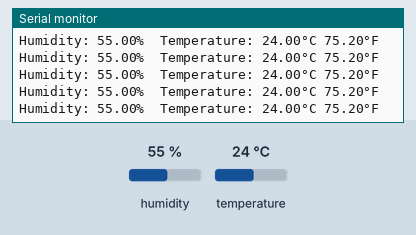
This sketch was run on a simulated Arduino Uno, built with avr-gcc and run on an emulated ATmega328P. Parts: the last lines printed to the serial monitor. The inputs (shaded band) are chosen by the test bench; at power-on: humidity 55 %, temperature 24 °C.

Above: at 2.8 s.
2.9 s: humidity set to 22 %
At 4.08 s:
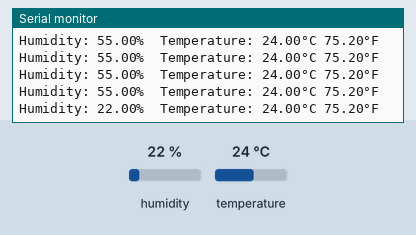
8.9 s: temperature set to 41 °C
At 8.96 s:
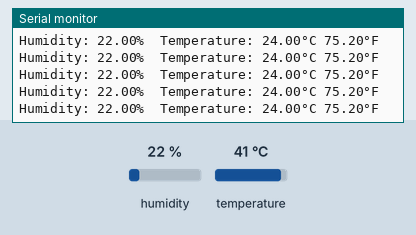
14.9 s: temperature set to 12 °C
At 14.97 s:
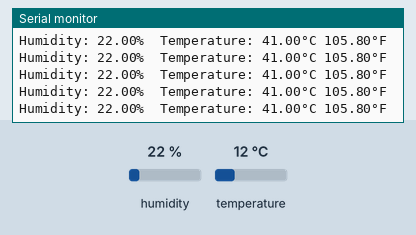
Timing chart, 0 to 17.9 s (numbered marks = the images above; inputs shaded):
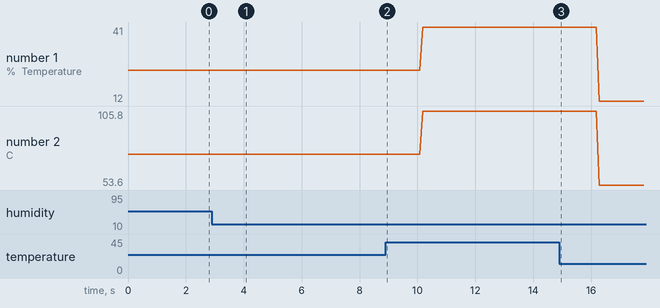

Measured:
- after the input at 2.9 s, the serial monitor: prints a new line after 1.2 s (image 1)
- plotted number 1: 24 → 41 after the input at 8.9 s, 41 → 12 after the input at 14.9 s
- plotted number 2: 75.2 → 105.8 after the input at 8.9 s, 105.8 → 53.6 after the input at 14.9 s

The sketch:

arduino_dht22.ino
```cpp
#include "DHT.h"

#define DHTTYPE DHT22

uint8_t DHTPin = 2;
DHT dht(DHTPin, DHTTYPE);

float Temperature;
float Humidity;
float Temp_Fahrenheit;

void setup() {
  Serial.begin(9600);
  pinMode(DHTPin, INPUT);
  dht.begin();
}

void loop(){

  Humidity = dht.readHumidity();
  // Read temperature as Celsius (the default)
  Temperature = dht.readTemperature();
  // Read temperature as Fahrenheit (isFahrenheit = true)
  Temp_Fahrenheit = dht.readTemperature(true);
  // Check if any reads failed and exit early (to try again).
  if (isnan(Humidity) || isnan(Temperature) || isnan(Temp_Fahrenheit)) {
    Serial.println(F("Failed to read from DHT sensor!"));
    return;
  }

  Serial.print(F("Humidity: "));
  Serial.print(Humidity);
  Serial.print(F("%  Temperature: "));
  Serial.print(Temperature);
  Serial.print(F("°C "));
  Serial.print(Temp_Fahrenheit);
  Serial.println(F("°F "));

  delay(100);
}
```
